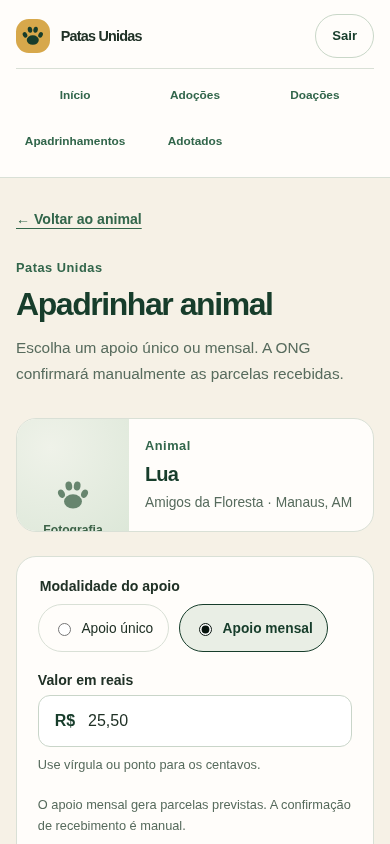
#> input picture artifacts/k8.2/web/02-apadrinhar-form.png, 390 x 844 px
$ python k8_2_compare.py
#> lines starting #> are read from the running program, lines starting #| are printed output that depends on the picture
#!/usr/bin/env python3
"""Compose references at equal CSS/dp scale. Preserve original screenshots.
Only uniform scaling and external labels are applied, never screen retouching.
"""
from pathlib import Path
from PIL import Image,ImageOps,ImageDraw,ImageFont
import json
ROOT=Path(__file__).resolve().parents[1]/'artifacts/k8.2'
pairs=[('02-apadrinhar-form.png','02-sponsor-form-corrigido.png','Apadrinhar animal'),('03-meus-apoios.png','03-my-supports-final.png','Meus apadrinhamentos'),('04-apoio-parcelas.png','04-support-details.png','Detalhes e parcelas'),('05-cancelar-inline.png','05-cancel-inline-final.png','Encerramento pessoal'),('06-ong-apoios-lista.png','06-institutional-list.png','Gestão de apadrinhamentos'),('07b-ong-parcela-confirmar.png','07-confirm-inline.png','Confirmação de parcela'),('08-relatorio-financeiro.png','08-financial-report.png','Relatório financeiro'),('09-demonstrativos-lista.png','09-demonstratives-list.png','Demonstrativos'),('10-demonstrativo-criar.png','10-demonstrative-form.png','Criar demonstrativo'),('11-publicar-inline.png','11-publish-inline.png','Publicação'),('12-despublicar-inline.png','12-unpublish-inline.png','Despublicação'),('13-publico-lista.png','13-public-list-corrigido.png','Transparência pública'),('14-publico-detalhe.png','14-public-detail-corrigido.png','Demonstrativo público')]
fontpath='/usr/share/fonts/google-noto/NotoSans-Regular.ttf';font=ImageFont.truetype(fontpath,14);small=ImageFont.truetype(fontpath,11)
manifest=[]
for i,(web,android,title) in enumerate(pairs,1):
 wp=ROOT/'web'/web;ap=ROOT/'android'/android
 if not wp.exists() or not ap.exists():continue
 left=Image.open(wp).convert('RGB');right=Image.open(ap).convert('RGB')
#> further down, left is the input picture: PIL image 390x844 RGB; mean R, G, B 242.6, 241.3, 234.5
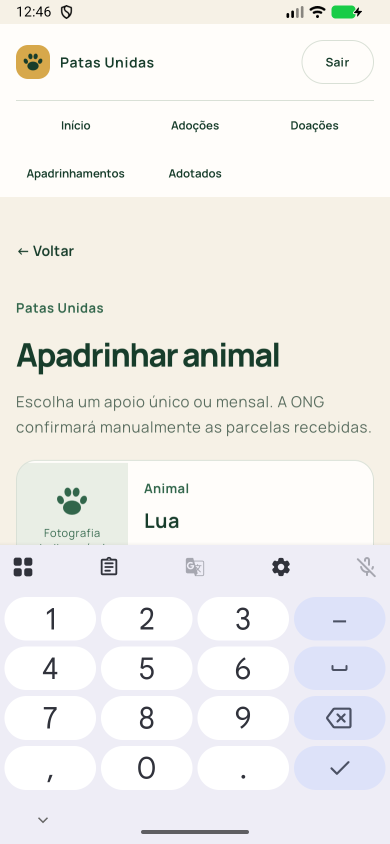
#> input picture artifacts/k8.2/android/02-sponsor-form-corrigido.png, 780 x 1688 px (shown at 1/2 size)
 assert left.size==(390,844)
 height=round(right.height*390/right.width);right=right.resize((390,height),Image.Resampling.LANCZOS)
#> after `height = round(right.height * 390 / right.width)`: height = 844
#> after `right = right.resize((390, height), Image.Resampling.LANCZOS)`:
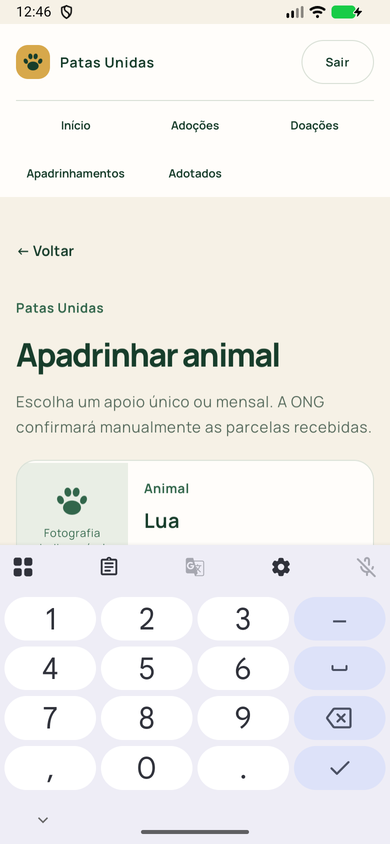
#> right: PIL image 390x844 RGB; mean R, G, B 240, 238.9, 236.1
 canvas=Image.new('RGB',(808,max(left.height,right.height)+76),'#ffffff');draw=ImageDraw.Draw(canvas)
#> after `canvas = Image.new('RGB', (808, max(left.height, right.height) + 76), `: canvas: PIL image 808x920 RGB; every value is 255
 draw.text((12,8),title,font=font,fill='#173d2b');draw.text((12,37),'WEB · React real · 390×844',font=small,fill='#203126');draw.text((414,37),'ANDROID · APK/ADB real · escala390dp',font=small,fill='#203126')
 canvas.paste(left,(8,68));canvas.paste(right,(410,68));out=ROOT/'comparacoes'/f'{i:02d}-{android}';out.parent.mkdir(exist_ok=True);canvas.save(out)
#> after `canvas.paste(left, (8, 68))`:
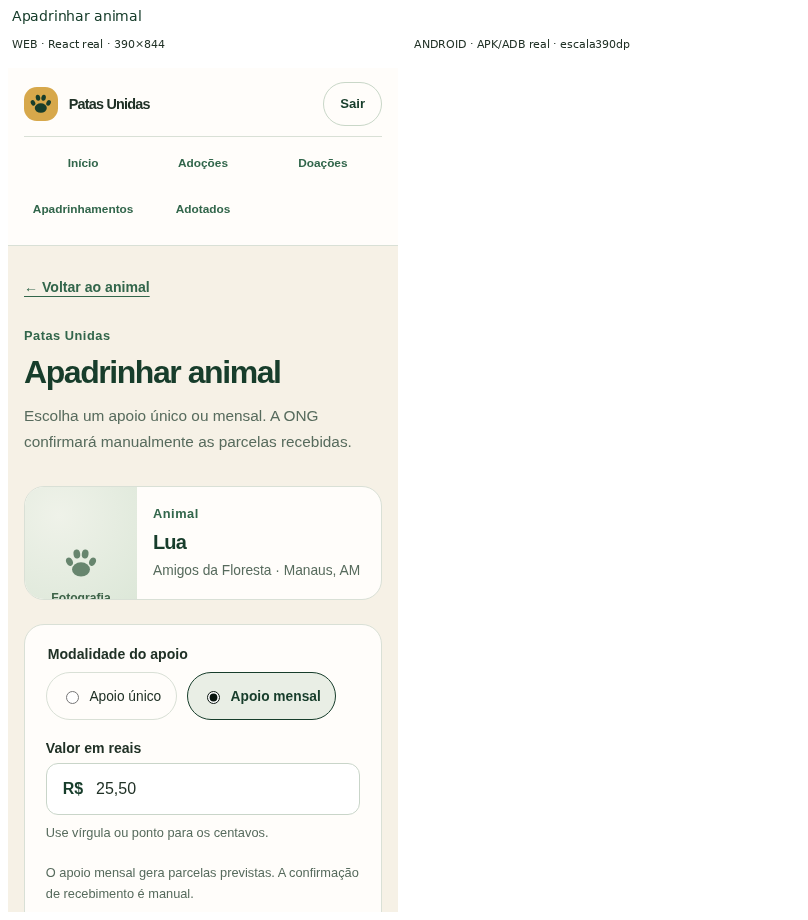
#> canvas: PIL image 808x920 RGB; mean R, G, B 249.1, 248.6, 245.6
#> after `canvas.paste(right, (410, 68))`:
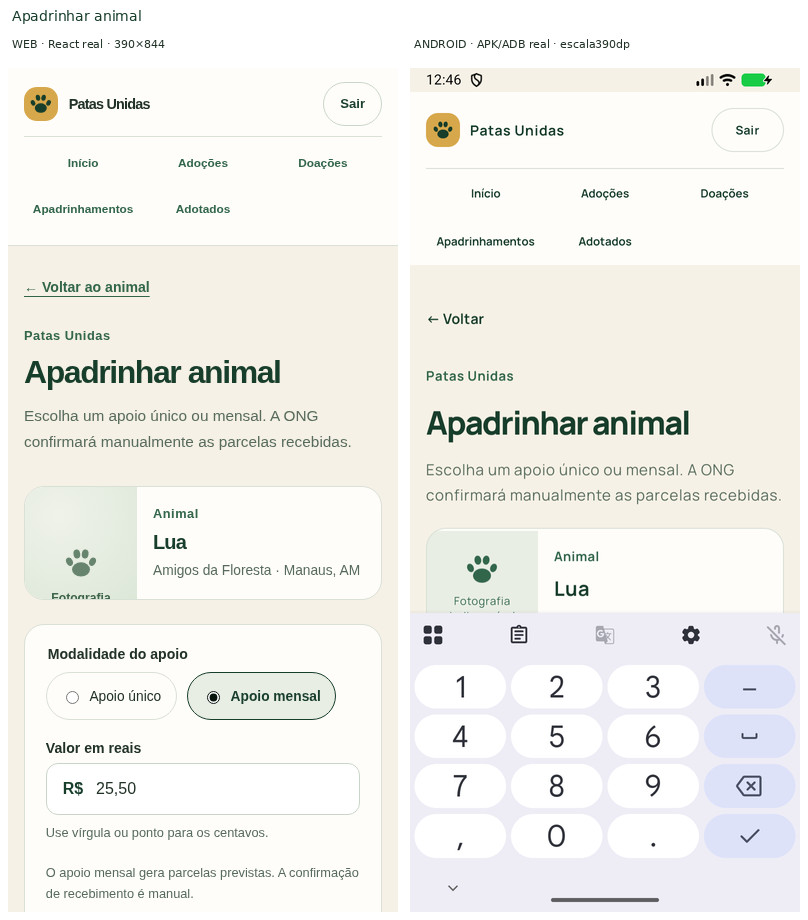
#> canvas: PIL image 808x920 RGB; mean R, G, B 242.5, 241.5, 237.2
 manifest.append(dict(comparison=out.name,web=str(wp.relative_to(ROOT)),android=str(ap.relative_to(ROOT)),androidOriginal=Image.open(ap).size,scale='uniform width390; native bars preserved'))
#> pass 2 of the loop `for i,(web,android,title) in enumerate(pairs,1):`:
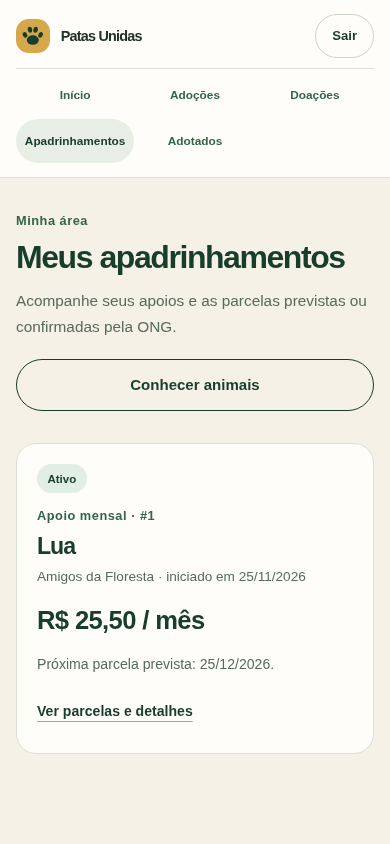
#> input picture artifacts/k8.2/web/03-meus-apoios.png, 390 x 844 px
#> left is the input picture: PIL image 390x844 RGB; mean R, G, B 242.6, 240.8, 233.4
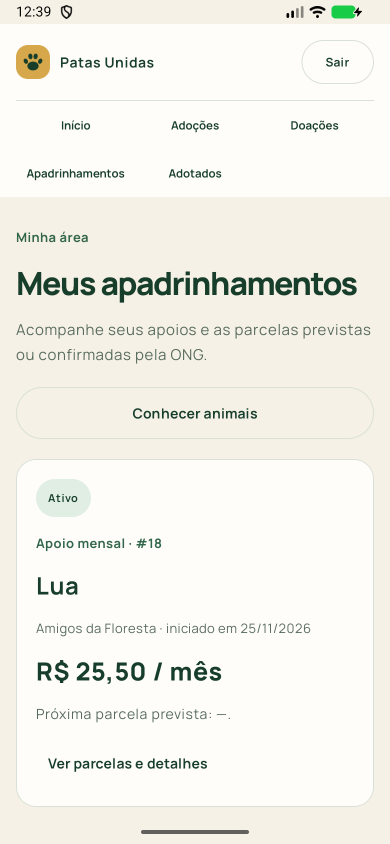
#> input picture artifacts/k8.2/android/03-my-supports-final.png, 780 x 1688 px (shown at 1/2 size)
#> `canvas.paste(right, (410, 68))`:
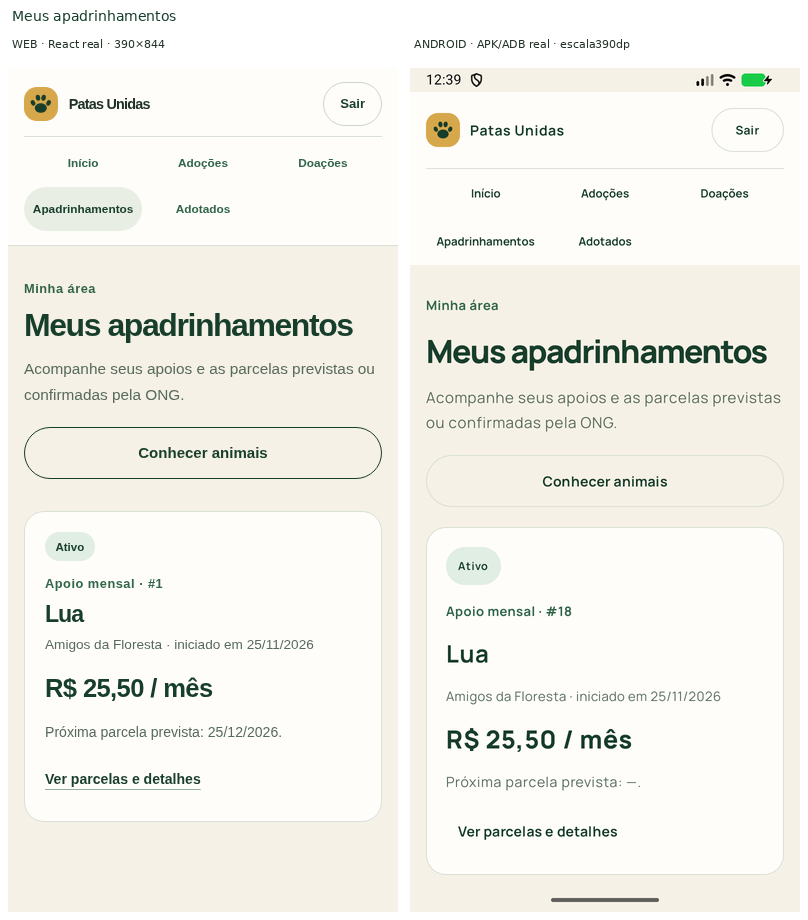
#> canvas: PIL image 808x920 RGB; mean R, G, B 243.8, 242.3, 235.9
(ROOT/'comparacoes/fontes.json').write_text(json.dumps(manifest,ensure_ascii=False,indent=2)+'\n');print(f'{len(manifest)} comparações geradas; originais preservados.')
